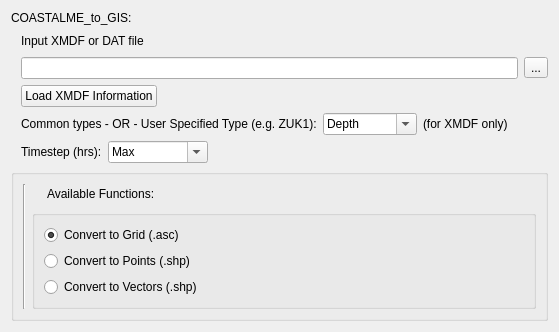
              <widget class="QWidget" name="coastalme2Gis" native="true">
               <property name="enabled">
                <bool>true</bool>
               </property>
               <layout class="QGridLayout" name="gridLayout_7">
                <item row="0" column="0">
                 <layout class="QVBoxLayout" name="verticalLayout_6">
                  <item>
                   <widget class="QLabel" name="label_18">
                    <property name="text">
                     <string>COASTALME_to_GIS:</string>
                    </property>
                   </widget>
                  </item>
                  <item>
                   <layout class="QHBoxLayout" name="horizontalLayout_19">
                    <item>
                     <spacer name="horizontalSpacer_6">
                      <property name="orientation">
                       <enum>Qt::Horizontal</enum>
                      </property>
                      <property name="sizeType">
                       <enum>QSizePolicy::Maximum</enum>
                      </property>
                      <property name="sizeHint" stdset="0">
                       <size>
                        <width>10</width>
                        <height>20</height>
                       </size>
                      </property>
                     </spacer>
                    </item>
                    <item>
                     <widget class="QLabel" name="label_19">
                      <property name="text">
                       <string>Input XMDF or DAT file</string>
                      </property>
                     </widget>
                    </item>
                   </layout>
                  </item>
                  <item>
                   <layout class="QHBoxLayout" name="horizontalLayout_17">
                    <item>
                     <spacer name="horizontalSpacer_4">
                      <property name="orientation">
                       <enum>Qt::Horizontal</enum>
                      </property>
                      <property name="sizeType">
                       <enum>QSizePolicy::Maximum</enum>
                      </property>
                      <property name="sizeHint" stdset="0">
                       <size>
                        <width>10</width>
                        <height>20</height>
                       </size>
                      </property>
                     </spacer>
                    </item>
                    <item>
                     <widget class="QLineEdit" name="leMeshToGis"/>
                    </item>
                    <item>
                     <widget class="QToolButton" name="btnBrowseMeshToGis">
                      <property name="text">
                       <string>...</string>
                      </property>
                     </widget>
                    </item>
                   </layout>
                  </item>
                  <item>
                   <layout class="QHBoxLayout" name="horizontalLayout_26">
                    <item>
                     <spacer name="horizontalSpacer_16">
                      <property name="orientation">
                       <enum>Qt::Horizontal</enum>
                      </property>
                      <property name="sizeType">
                       <enum>QSizePolicy::Maximum</enum>
                      </property>
                      <property name="sizeHint" stdset="0">
                       <size>
                        <width>10</width>
                        <height>20</height>
                       </size>
                      </property>
                     </spacer>
                    </item>
                    <item>
                     <widget class="QPushButton" name="pbLoadFromXmdfHeader">
                      <property name="text">
                       <string>Load XMDF Information</string>
                      </property>
                     </widget>
                    </item>
                    <item>
                     <spacer name="horizontalSpacer_17">
                      <property name="orientation">
                       <enum>Qt::Horizontal</enum>
                      </property>
                      <property name="sizeHint" stdset="0">
                       <size>
                        <width>40</width>
                        <height>20</height>
                       </size>
                      </property>
                     </spacer>
                    </item>
                   </layout>
                  </item>
                  <item>
                   <layout class="QHBoxLayout" name="horizontalLayout_18">
                    <item>
                     <spacer name="horizontalSpacer_5">
                      <property name="orientation">
                       <enum>Qt::Horizontal</enum>
                      </property>
                      <property name="sizeType">
                       <enum>QSizePolicy::Maximum</enum>
                      </property>
                      <property name="sizeHint" stdset="0">
                       <size>
                        <width>10</width>
                        <height>20</height>
                       </size>
                      </property>
                     </spacer>
                    </item>
                    <item>
                     <widget class="QLabel" name="label_20">
                      <property name="text">
                       <string>Common types - OR - User Specified Type (e.g. ZUK1):</string>
                      </property>
                     </widget>
                    </item>
                    <item>
                     <widget class="QComboBox" name="cboToGisMeshDataset">
                      <property name="editable">
                       <bool>true</bool>
                      </property>
                      <property name="currentText">
                       <string>Depth</string>
                      </property>
                      <item>
                       <property name="text">
                        <string>Depth</string>
                       </property>
                      </item>
                      <item>
                       <property name="text">
                        <string>Water Level</string>
                       </property>
                      </item>
                      <item>
                       <property name="text">
                        <string>Velocity</string>
                       </property>
                      </item>
                      <item>
                       <property name="text">
                        <string>Z0</string>
                       </property>
                      </item>
                     </widget>
                    </item>
                    <item>
                     <widget class="QLabel" name="label_23">
                      <property name="text">
                       <string>(for XMDF only)</string>
                      </property>
                     </widget>
                    </item>
                    <item>
                     <spacer name="horizontalSpacer_8">
                      <property name="orientation">
                       <enum>Qt::Horizontal</enum>
                      </property>
                      <property name="sizeHint" stdset="0">
                       <size>
                        <width>40</width>
                        <height>20</height>
                       </size>
                      </property>
                     </spacer>
                    </item>
                   </layout>
                  </item>
                  <item>
                   <layout class="QHBoxLayout" name="horizontalLayout_23">
                    <item>
                     <spacer name="horizontalSpacer_15">
                      <property name="orientation">
                       <enum>Qt::Horizontal</enum>
                      </property>
                      <property name="sizeType">
                       <enum>QSizePolicy::Fixed</enum>
                      </property>
                      <property name="sizeHint" stdset="0">
                       <size>
                        <width>10</width>
                        <height>20</height>
                       </size>
                      </property>
                     </spacer>
                    </item>
                    <item>
                     <widget class="QLabel" name="label_21">
                      <property name="text">
                       <string>Timestep (hrs):</string>
                      </property>
                     </widget>
                    </item>
                    <item>
                     <widget class="QComboBox" name="cboTimestep">
                      <property name="minimumSize">
                       <size>
                        <width>100</width>
                        <height>0</height>
                       </size>
                      </property>
                      <property name="editable">
                       <bool>true</bool>
                      </property>
                      <item>
                       <property name="text">
                        <string>Max</string>
                       </property>
                      </item>
                     </widget>
                    </item>
                    <item>
                     <spacer name="horizontalSpacer_10">
                      <property name="orientation">
                       <enum>Qt::Horizontal</enum>
                      </property>
                      <property name="sizeHint" stdset="0">
                       <size>
                        <width>40</width>
                        <height>20</height>
                       </size>
                      </property>
                     </spacer>
                    </item>
                   </layout>
                  </item>
                  <item>
                   <widget class="QGroupBox" name="groupBox_8">
                    <property name="title">
                     <string/>
                    </property>
                    <layout class="QVBoxLayout" name="verticalLayout_3">
                     <item>
                      <layout class="QGridLayout" name="gridLayout_20">
                       <item row="0" column="1">
                        <layout class="QHBoxLayout" name="horizontalLayout_24">
                         <item>
                          <spacer name="horizontalSpacer_13">
                           <property name="orientation">
                            <enum>Qt::Horizontal</enum>
                           </property>
                           <property name="sizeType">
                            <enum>QSizePolicy::Fixed</enum>
                           </property>
                           <property name="sizeHint" stdset="0">
                            <size>
                             <width>15</width>
                             <height>20</height>
                            </size>
                           </property>
                          </spacer>
                         </item>
                         <item>
                          <widget class="QLabel" name="label_30">
                           <property name="text">
                            <string>Available Functions:</string>
                           </property>
                          </widget>
                         </item>
                        </layout>
                       </item>
                       <item row="1" column="1">
                        <widget class="QGroupBox" name="groupBox_3">
                         <property name="title">
                          <string/>
                         </property>
                         <layout class="QGridLayout" name="gridLayout_11">
                          <item row="1" column="1">
                           <layout class="QGridLayout" name="gridLayout_12">
                            <item row="0" column="0">
                             <widget class="QRadioButton" name="rbMeshToGrid">
                              <property name="text">
                               <string>Convert to Grid (.asc)</string>
                              </property>
                              <property name="checked">
                               <bool>true</bool>
                              </property>
                              <attribute name="buttonGroup">
                               <string notr="true">buttonGroup_2</string>
                              </attribute>
                             </widget>
                            </item>
                            <item row="1" column="0">
                             <widget class="QRadioButton" name="rbMeshToPoints">
                              <property name="text">
                               <string>Convert to Points (.shp)</string>
                              </property>
                              <attribute name="buttonGroup">
                               <string notr="true">buttonGroup_2</string>
                              </attribute>
                             </widget>
                            </item>
                            <item row="2" column="0">
                             <widget class="QRadioButton" name="rbMeshToVectors">
                              <property name="text">
                               <string>Convert to Vectors (.shp)</string>
                              </property>
                              <attribute name="buttonGroup">
                               <string notr="true">buttonGroup_2</string>
                              </attribute>
                             </widget>
                            </item>
                           </layout>
                          </item>
                         </layout>
                        </widget>
                       </item>
                       <item row="0" column="0" rowspan="2">
                        <widget class="Line" name="line_2">
                         <property name="orientation">
                          <enum>Qt::Vertical</enum>
                         </property>
                        </widget>
                       </item>
                      </layout>
                     </item>
                    </layout>
                   </widget>
                  </item>
                 </layout>
                </item>
               </layout>
              </widget>
